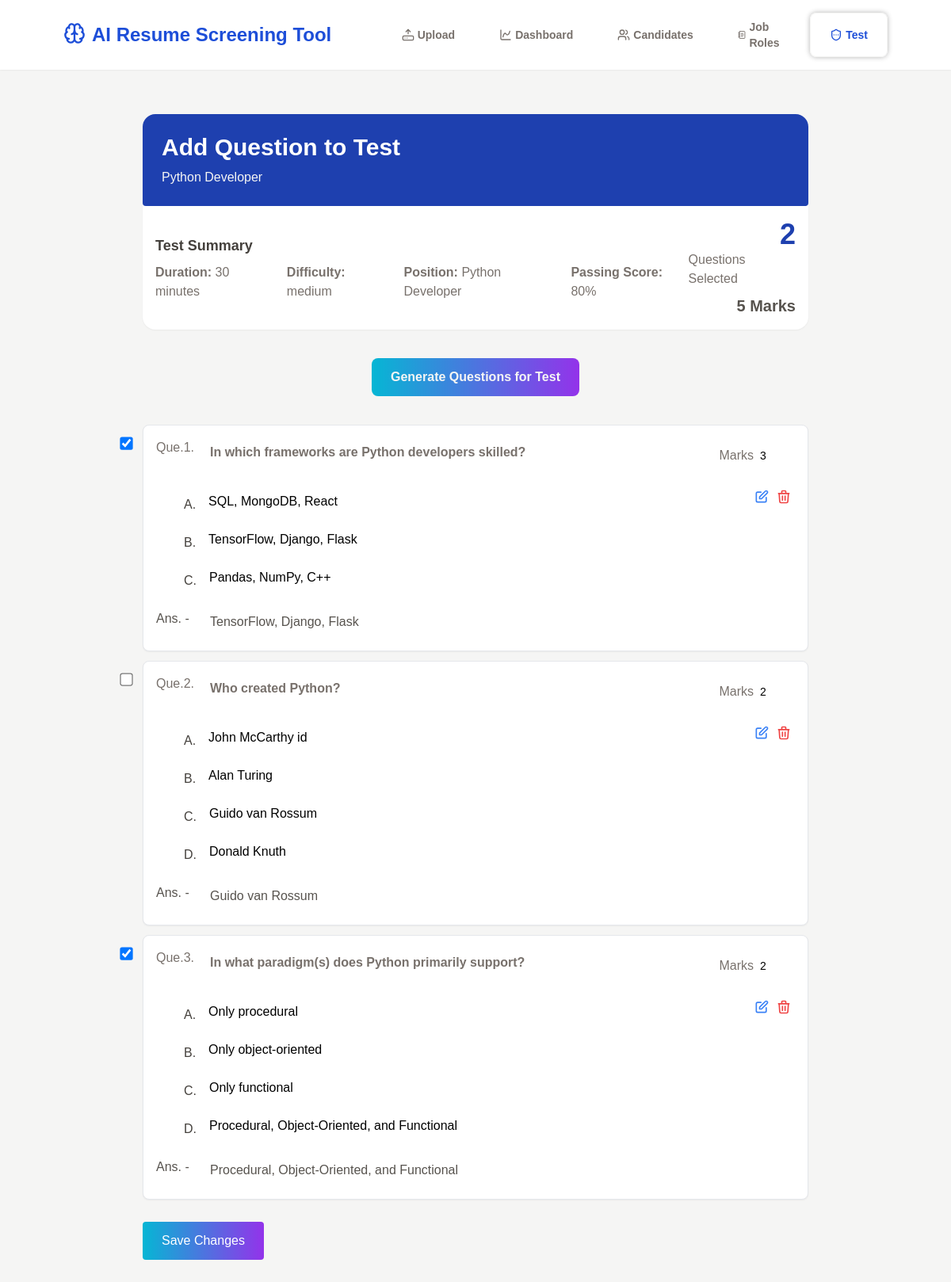
Page /test/manage_test/14 on the earlier database version.
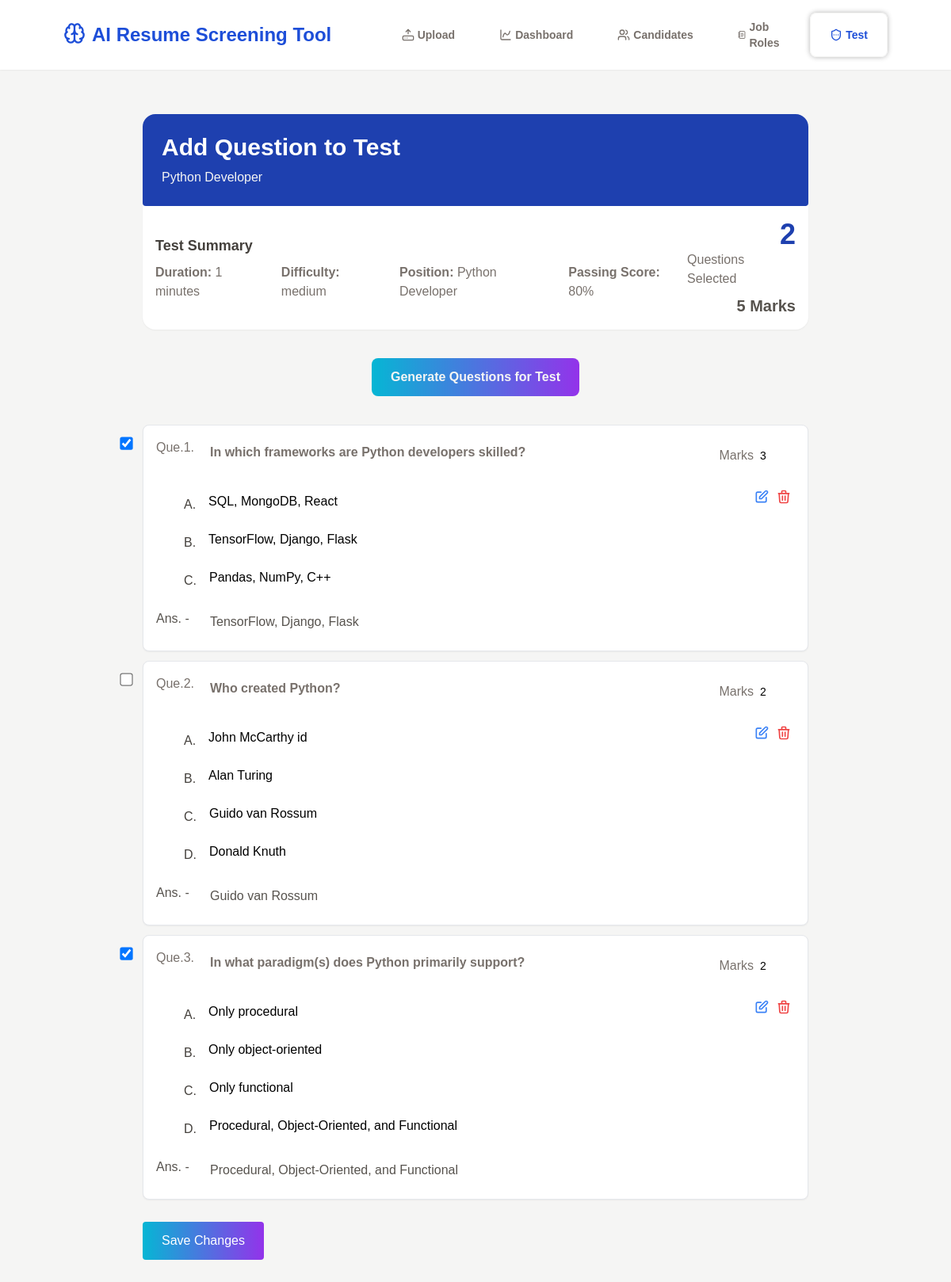
Same page on the later database version.
### organize_test/models.py (models this page shows, shortened)
class newTest(models.Model):
    DIFFICULTY_CHOICES = {
        ('easy', 'Easy'),
        ('medium', 'Medium'),
        ('hard', 'Hard'),
    }
    title = models.CharField(max_length=200)
    position = models.ForeignKey(Position, on_delete=models.SET_NULL, null=True, blank=True)
    description = models.TextField()
    difficulty = models.CharField(max_length=20, choices=DIFFICULTY_CHOICES)
    duration = models.IntegerField(help_text='Duration in minutes')
    passing_score = models.IntegerField(help_text='Passing score percentage')
    created_at = models.DateTimeField(auto_now_add=True)

class Position(models.Model):
    title = models.CharField(max_length=200)
    description = models.TextField(blank=True, null=True)
    def __str__(self):
        return self.title

class QuestionModel(models.Model):
    test = models.ForeignKey(newTest, on_delete=models.CASCADE, null=True, blank=True)
    question = models.TextField()
    options = models.JSONField(blank=True, null=True)  # for MCQ
    answer = models.TextField()
    is_selected = models.BooleanField(default=False)
    marks = models.IntegerField(default=2)
    created_at = models.DateTimeField(auto_now_add=True)

### organize_test/views.py (the view)
# urls.py: path('manage_test/<int:test_id>', views.manage_test, name='manage_test'),
def manage_test(request, test_id):
    test = newTest.objects.get(id=test_id)
    questions = QuestionModel.objects.filter(test=test)
    selected_ids = questions.filter(is_selected=True).values_list('id', flat=True)
    context = {
        'test': test,
        'questions': questions,
        'selected_ids': list(selected_ids),
    }
    return render(request, 'manage_test.html', context)

### organize_test/templates/manage_test.html (shortened to what this page needs)
{% extends "screening.html" %}
{% block content %}
<div class="bg-white rounded-2xl shadow-sm">
    <div class="flex flex-col gap-2 p-6 bg-blue-800 rounded-b rounded-2xl">
        <p class='text-white text-3xl font-semibold'>Add Question to Test</p>
        <p class='text-stone-100'>{{test.title}}</p>
    </div>
    <div class="flex justify-between py-4 px-4">
        <div class="flex flex-col justify-center gap-2">
            <p class='text-lg text-stone-700 font-semibold'>Test Summary</p>
            <div class='flex gap-4'>
                <p>
                    <span class='text-stone-500 font-semibold'>Duration: </span><span class='text-stone-500'>{{test.duration}} minutes</span>
                </p>
                <p>
                    <span class='text-stone-500 font-semibold'>Difficulty: </span><span class='text-stone-500'>{{test.difficulty}}</span>
                </p>
                <p>
                    <span class='text-stone-500 font-semibold'>Position: </span><span class='text-stone-500'>{{test.position}}</span>
                </p>
                <p>
                    <span class='text-stone-500 font-semibold'>Passing Score: </span><span class='text-stone-500'>{{test.passing_score}}%</span>
                </p>
            </div>
        </div>
        <div class="flex flex-col justify-center gap-2">
            <p class='flex flex-col items-end'>
                <span id="questionCount" class='text-4xl text-blue-800 font-semibold'>0</span>
                <span class='text-stone-500'>Questions Selected</span>
            </p>
            <p id="totalMarks" class='text-stone-600 text-xl text-end font-semibold'>0 Marks</p>
        </div>
    </div>
</div>
<button onclick="openOptions()" class='flex items-center gap-2 w-fit mx-auto my-9 px-6 py-3 text-stone-100 font-semibold bg-gradient-to-r from-cyan-500 to-purple-600 rounded-lg'>
    Generate Questions for Test
</button>
{% if questions %}
    {% for q in questions %}
    <div class="p-4 mb-3 border rounded-lg bg-white shadow-sm relative question-card" data-id="{{ q.id }}">
        <input type="checkbox" class="absolute -left-7 select-question scale-125"
        onchange="toggleQuestion(this, {{ q.id }})"
       {% if q.id in selected_ids %}checked{% endif %}>
        <div class="absolute top-6 right-1 flex items-center">
          <span class='text-stone-500'>Marks</span>
            <input type="number" value="{{ q.marks|default:2 }}"
                  class="marks-input w-16 text-sm border rounded px-2 py-1 marks-input border-0 bg-transparent pointer-events-none" oninput="updateSummary()" onchange="updateMarks(this, {{ q.id }})" readonly
                  min="1">
        </div>
        <div class="absolute top-20 right-5 flex gap-2">
            <button onclick="enableEdit(this)" class="text-blue-500 hover:text-blue-700 transition-colors">
                <svg class="w-5 h-5" fill="none" stroke="currentColor" viewBox="0 0 24 24">
                    <path stroke-linecap="round" stroke-linejoin="round" stroke-width="2" d="M11 5H6a2 2 0 00-2 2v11a2 2 0 002 2h11a2 2 0 002-2v-5m-1.414-9.414a2 2 0 112.828 2.828L11.828 15H9v-2.828l8.586-8.586z"/>
                </svg>
            </button>
            <button onclick="deleteQuestionDB({{ q.id }}, this)" class="text-red-500">
                <svg class="w-5 h-5" fill="none" stroke="currentColor" viewBox="0 0 24 24">
                    <path stroke-linecap="round" stroke-linejoin="round" stroke-width="2" d="M19 7l-.867 12.142A2 2 0 0116.138 21H7.862a2 2 0 01-1.995-1.858L5 7m5 4v6m4-6v6m1-10V4a1 1 0 00-1-1h-4a1 1 0 00-1 1v3M4 7h16"/>
                </svg>
            </button>
        </div>
        <div class="flex gap-3 text-stone-500">
            <span class='w-12'>Que.{{ forloop.counter }}.</span>
            <textarea readonly class="w-[85%] border font-semibold p-2 rounded mb-1 question-input border-0 bg-transparent pointer-events-none focus:outline-none resize-none leading-tight overflow-hidden">{{ q.question }}</textarea>
        </div>
        {% if q.options %}
        <div class="flex gap-3">
            <div class="w-6"></div>
            <div class="w-full">
                {% for opt in q.options %}
                <p class="flex items-center gap-2">
                    <span class='text-stone-700'>
                        {% if forloop.counter == 1 %}A.
                        {% elif forloop.counter == 2 %}B.
                        {% elif forloop.counter == 3 %}C.
                        {% elif forloop.counter == 4 %}D.
                        {% elif forloop.counter == 5 %}E.
                        {% endif %}
                    </span>
                    <input type="text" value="{{ opt }}"
                    readonly class="p-2 rounded w-[88%] mb-2 option-input border-0 bg-transparent pointer-events-none focus:outline-none" />
                </p>
                {% endfor %}
            </div>
        </div>
        {% endif %}
        <div class="flex gap-3 items-center">
            <span class='text-stone-600 w-12'>Ans. -</span>
            <input type="text" value="{{ q.answer }}"
            readonly class="p-2 text-stone-600 rounded w-[85%] mt-2 answer-input border-0 bg-transparent pointer-events-none focus:outline-none" />
        </div>
    </div>
    {% endfor %}
    <button onclick="updateQuestions()"
    class="bg-gradient-to-r from-cyan-500 to-purple-600 text-white px-6 py-3 rounded mt-4">
    Save Changes
    </button>
{% else %}
<div class="flex justify-center items-end h-[3vh] w-full">
  <p class='text-stone-400'>No Questions Set</p>
</div>
{% endif %}
{% endblock %}

### resume_screening/templates/screening.html (shortened to what this page needs)
<!DOCTYPE html>
<html>
<head>
    <script src = 'https://cdn.tailwindcss.com'></script>
</head>
<body class='bg-stone-100'>
    <header class='flex justify-center items-center w-full px-20 py-4 bg-white shadow-sm top-0 sticky z-50'>
        <div class="heading w-[35vw]">
            <a href='{% url "home" %}' class='flex gap-2 text-2xl text-blue-700 w-fit font-bold'>
                AI Resume Screening Tool
            </a>
        </div>
        <div class="tabs flex gap-2 text-sm font-semibold w-fit">
            {% if not request.session.is_candidate %}
            <a href='{% url "home" %}' class='flex items-center gap-1 cursor-pointer px-6 py-2 w-fit {% if request.path == "/" %}text-blue-700 border border-stone-100 shadow-[0_0_6px_rgba(0,0,0,0.3)] rounded-lg {% else %}text-stone-500 hover:text-stone-800 {% endif %}'>
                Upload
            </a>
            <a href='{% url "dashboard" %}' class='flex items-center gap-1 {% if "dashboard" in request.path %}text-blue-700 border border-stone-100 shadow-[0_0_6px_rgba(0,0,0,0.3)] rounded-lg {% else %}text-stone-500 hover:text-stone-800 {% endif %} cursor-pointer px-6 py-2 w-fit'>
                Dashboard
            </a>
            <a href='{% url "candidates" %}' class='flex items-center gap-1 {% if "candidates" in request.path %}text-blue-700 border border-stone-100 shadow-[0_0_6px_rgba(0,0,0,0.3)] rounded-lg {% else %}text-stone-500 hover:text-stone-800 {% endif %} cursor-pointer px-6 py-2 w-fit'>
                Candidates
            </a>
            <a href='{% url "job_roles" %}' class='flex items-center gap-1 {% if "job-roles" in request.path %}text-blue-700 border border-stone-100 shadow-[0_0_6px_rgba(0,0,0,0.3)] rounded-lg {% else %}text-stone-500 hover:text-stone-800 {% endif %} cursor-pointer px-6 py-2 w-fit'>
                Job Roles
            </a>
            <a href="{% url 'organize_test' %}" class='flex items-center gap-1 {% if "test" in request.path %}text-blue-700 border border-stone-100 shadow-[0_0_6px_rgba(0,0,0,0.3)] rounded-lg {% else %}text-stone-500 hover:text-stone-800 {% endif %} cursor-pointer px-6 py-2 w-fit'>
                Test
            </a>
            {% endif %}
        </div>
    </header>
    <div class="flex gap-3">
        <div id="mainContent" class="flex-1">
            <div class="max-w-[70vw] mx-auto mt-14 mb-[50px]">
                {% block content %}{% endblock %}
            </div>
        </div>
    </div>
</body>
</html>

### resume_screening/templates/screening.html (style rules this page uses)
body { font-family: Arial; margin: 50px auto; }

Differences in the rows shown:
changed newTest "Python Developer": duration "30" → "1"
